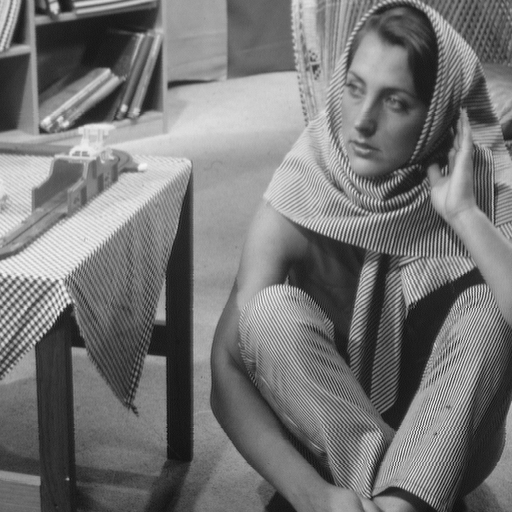
#> input picture images/Barbara512.png, 512 x 512 px; its folder holds 4 pictures in this run
$ python Gaussian_Denoising_Analysis.py
#> lines starting #> are read from the running program, lines starting #| are printed output that depends on the picture
### denoiser.py
import cv2
import scipy.ndimage as ndimage
import numpy as np
import skimage
from sklearn import preprocessing as pre


def proj(x,bound=[0,1]):
    """
    Projects an image between 0 and 1
    """
    npx = np.array(x)
    npx[npx > 1] = 1
    npx[npx < 0] = 0
    return npx.tolist()

# [84 lines left out: functions PlugPlayADMM_deblur, Plug_And_Play_ADMM_1D, not called in this run]

### analysis/Gaussian_Denoising_Analysis.py
import numpy as np
import cv2
from PIL import Image, ImageFilter
import scipy as sp
from scipy.ndimage import gaussian_filter
from scipy.ndimage import convolve
import bm3d
from scipy.signal import fftconvolve
import math
import os
import skimage
from tqdm import tqdm
import scipy.ndimage as ndimage
import pickle
import sys
sys.path.append('..')

from denoiser import PlugPlayADMM_deblur, proj
from plot_results import plot_figs

def psnr(x,y):
    """
    The Peak Signal Noise ratio is a metric of denoising - a high PSNR is better
    """
    return -10*math.log10( np.mean( (x[:]-y[:])**2) )


h = cv2.getGaussianKernel(9, 1)
h = np.outer(h, h.transpose())
directory = os.fsencode('../images')
images = []
display = []
for file in os.listdir(directory):
    images.append(cv2.imread('../images/' + file.decode(),cv2.IMREAD_GRAYSCALE)/255)


def get_data(method):
    """
    This gets the result of the plug and play deblur for different combinations
    of hyperparameters
    """
    combos = []
    scores = []
    scores_std = []
    itts = []
    itts_std = []
    for gamma in tqdm(np.arange(1,6,1)):
        sub_scores = []
        sub_itts = []
        for rho in [0.00001, 0.0001, 0.001, 0.01, 0.1, 1]:
            for var in np.arange(0.05, 0.105, 0.01):
                for image in images:
                    y = np.array(proj(skimage.util.random_noise(image, mode='gaussian', mean=0, var=var),[0,1]))
                    X = PlugPlayADMM_deblur(y, h, gamma=gamma, rho=rho, tol=0.001, method = method)
                    sub_scores.append(psnr(X[0].tolist(),image))
                    sub_itts.append(X[1])
            scores.append(np.mean(sub_scores))
            itts.append(np.mean(sub_itts))
            scores_std.append(np.std(sub_scores))
            itts_std.append(np.std(sub_itts))
            combos.append(r"$\rho=$" + str(f"{rho:.0e}") + ", " + r"$\gamma=$" + str(gamma))
    return combos,scores,scores_std,itts,itts_std

def get_baseline(method):
    """
    This gets the result of the plug and play deblur for different combinations
    of hyperparameters
    """
#> called with method = 'Median'
    scores = []
#> scores = []
    for var in tqdm(np.arange(0.05, 0.105, 0.01)):
        for image in images:
            y = np.array(proj(skimage.util.random_noise(image, mode='gaussian', mean=0, var=var),[0,1]))
            if method == 'Non-Local Means':
                x = skimage.restoration.denoise_nl_means(np.array(y))
            elif method == 'Total Variation':
                x = skimage.restoration.denoise_tv_chambolle(np.array(y))
            elif method == 'BM3D':
                x = bm3d.bm3d(y,0.001)
            elif method == 'Median':
                x = ndimage.median_filter(y, size=3)

    scores.append(psnr(x.tolist(),image))
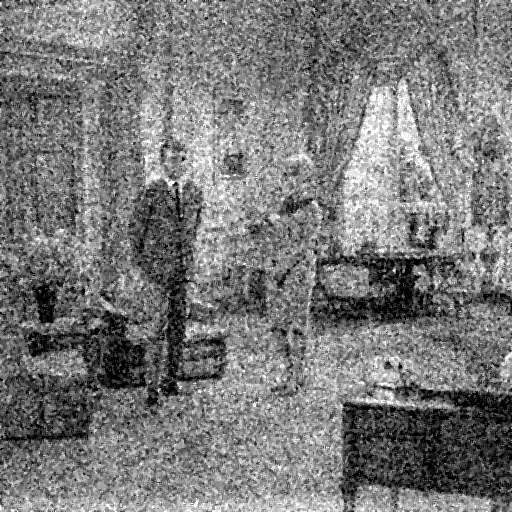
#> x: shape (512, 512) float64; min 0, max 1, mean 0.476
    return np.mean(scores), np.std(scores)


# The four different tested methods are called
median_baseline = get_baseline('Median')
#> median_baseline = (17.56, 0)
nlm_baseline = get_baseline('Non-Local Means')
#> call 2 of get_baseline, with method = 'Non-Local Means'
#> in get_baseline (call 2), `scores.append(psnr(x.tolist(),image))`:
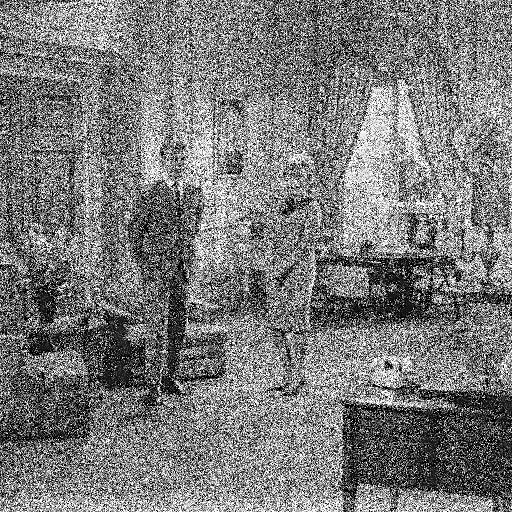
#> x: shape (512, 512) float64; min 0, max 1, mean 0.479
#> nlm_baseline = (11.32, 0)
BM3D_baseline = get_baseline('BM3D')
#> (the run stopped early here; a loop or call above may not have finished)
